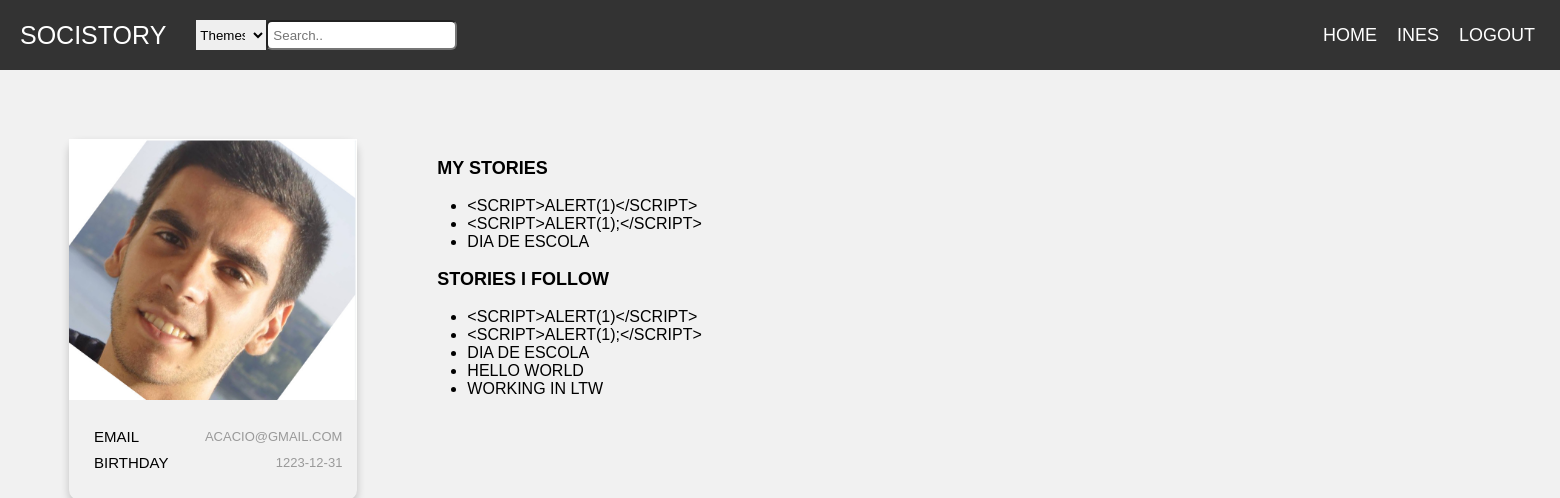
The page /pages/profilePage.php?username=Acacio (signed in) on the database its author committed.
### tables this page shows
CREATE TABLE users(
  username VARCHAR PRIMARY KEY,
  email VARCHAR UNIQUE,
  password VARCHAR(254) NOT NULL,
  salt VARCHAR(32) NOT NULL,
  birthday DATE,
  img VARCHAR
);

CREATE TABLE stories(
  entity_id INTEGER PRIMARY KEY REFERENCES entities,
  username VARCHAR NOT NULL REFERENCES users,
  title TEXT NOT NULL, 
  body TEXT NOT NULL,
  hour DATETIME NOT NULL,
  UNIQUE(username, title, body)
);

### database/db_comments.php (called while the page is built, shortened)
<?php
    function getUsernameInfo($username){
    $db = Database::instance()->db();
    $stmt = $db->prepare('SELECT *, rowid FROM users where username = ?');
    $stmt->execute(array($username));
    return $stmt->fetch();
    }
  function myComments($username) {
    $db = Database::instance()->db();
    $stmt = $db->prepare("SELECT  DISTINCT stories.* from stories LEFT JOIN likes on likes.entity_id = stories.entity_id, comments where comments.username = ?");
    $stmt->execute(array($username));
    return $stmt->fetchAll();
  }
  function myStories($username) {
    $db = Database::instance()->db();
    $stmt = $db->prepare('SELECT title FROM stories WHERE username = ?');
    $stmt->execute(array($username));
    return $stmt->fetchAll();
  }
?>

### pages/profilePage.php (the view, shortened to what this page needs)
<?php
include_once('../templates/common.php');
include_once('../database/db_comments.php');
$profileInfo = getUsernameInfo($_GET['username']);
$mystories = myStories($_GET['username']);
$myCommentStories =  myComments($_GET['username']);
    ?>
 <link rel="stylesheet" href="../css/profilePage.css">
<div class="container">
    <div class="card">
            <img src="<?=$profileInfo['img']?>" alt="MyImg" style="width:100%">
        <div style="margin: 24px 0;">
            <ul class="single-category">
                <li class="row">
                    <h6 class="email">Email</h6>
                    <span> <?=$profileInfo['email']?></span> </li>
                <li class="row">
                    <h6 class="birthday">Birthday</h6>
                    <span> <?=$profileInfo['birthday'] ? $profileInfo['birthday'] :'No day inserted'?></span> </li>
            </ul>
            </div>
    </div>
    <section id="stories">
        <div class="container-story">
            <p class="profileinfo" id = myStories>
               <label for="myStories"> My Stories </label>
                <ul>
                    <?php
                    foreach($mystories as $story){
                        ?>
                        <li><?=$story['title']?> </li>
                    <?php }
                    unset($story) ?>
                </ul>
                    </p>
                    <p class="profileinfo" id ="myCommentedStories">
                    <label for="myCommentedStories"> Stories i follow </label>
                    <ul>
                    <?php
                    foreach($myCommentStories as $story){
                        ?>
                        <li><?=$story['title']?> </li>
                    <?php }
                    unset($story) ?>
                </ul>
                    </p>
                    </div>
                    </div>

### css/common.css (style rules this page uses)
* { box-sizing: border-box; }
body { margin: 0; font-family: Poppins, sans-serif; }

### css/mainPage.css (style rules this page uses)
body { font-family: Poppins-Regular, sans-serif; }
.row { display: -ms-flexbox; display: flex; -ms-flex-wrap: wrap; flex-wrap: wrap; }
body { margin: 0; padding: 0; font-family: Raleway; text-transform: uppercase; font-size: 11px; }

### css/profilePage.css (style rules this page uses)
html, body, .sidebar, .content-posts { height: 100%; }
body { font-size: 16px; font-family: Poppins, sans-serif; font-weight: normal; background-color: #f1f1f1; }
.container { width: 110%; padding-right:15px; padding-left:15px; }
p { margin-top: 0; display: block; margin-block-start: 1em; margin-block-end: 1em; margin-inline-start: 0px; margin-inline-end: 0px; }
.container { width: 100%; padding-right: 15px; padding-left: 15px; margin-right: auto; margin-left: auto; display: flex; margin-right: -15px; margin-left: -15px; }
section#stories { padding: 70; }
p#myStories { font-size: large; font-weight: 900; }
p#myCommentedStories { font-size: large; }
label { margin-bottom: 10px; margin-left: 10px; }
@media (min-width: 768px) { .container { max-width: 720px; } }
.card { box-shadow: 0 4px 8px 0 rgba(0, 0, 0, 0.2); margin: auto; text-align: center; font-family: arial; margin-top: 10%; margin-left: 10%; border-radius: 10px; width:60%; }
.row { display: -ms-flexbox; display: flex; justify-content: space-between; -ms-flex-wrap: wrap; flex-wrap: wrap; position: relative; right: 15; }
.card h6 { font-size: 15px; margin: 0px; padding-right: 0px; font-weight: normal; line-height: 26px; }
span { font-size: 13px; font-weight: normal; display: block; color: #999999; margin-top: 5px; }
ul.single-category { display: flex; flex-direction: column; }
.container-story { width: 1000%; }
.profileinfo label { font-weight: 900; }

### rows shown on the page
users: img (picture), email "ACACIO@GMAIL.COM", birthday "1223-12-31"
stories: title "<SCRIPT>ALERT(1)</SCRIPT>"
stories: title "<SCRIPT>ALERT(1);</SCRIPT>"
stories: title "DIA DE ESCOLA"
stories: title "HELLO WORLD"
stories: title "WORKING IN LTW"

### other values the page prints
$username "INES"
